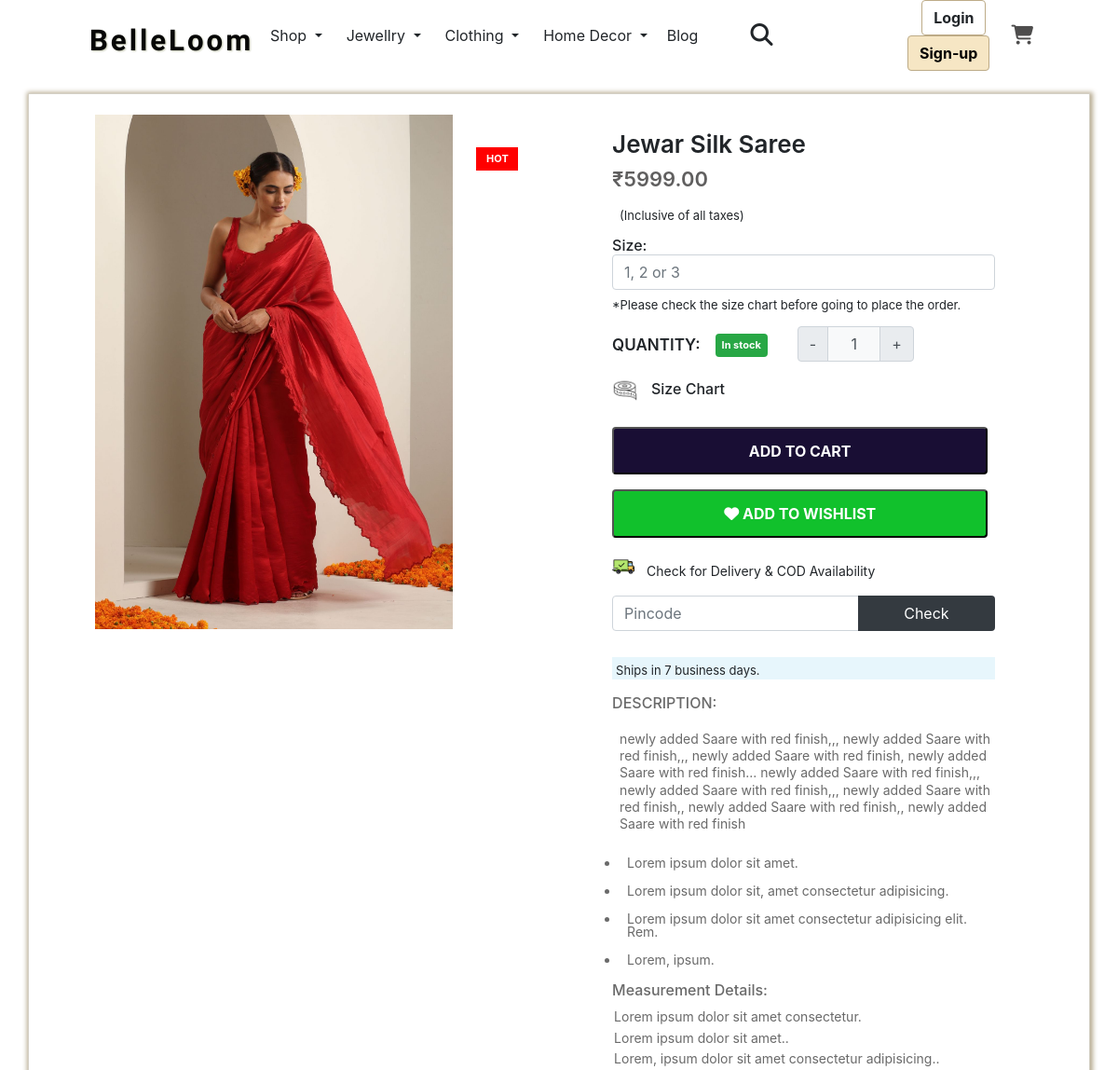
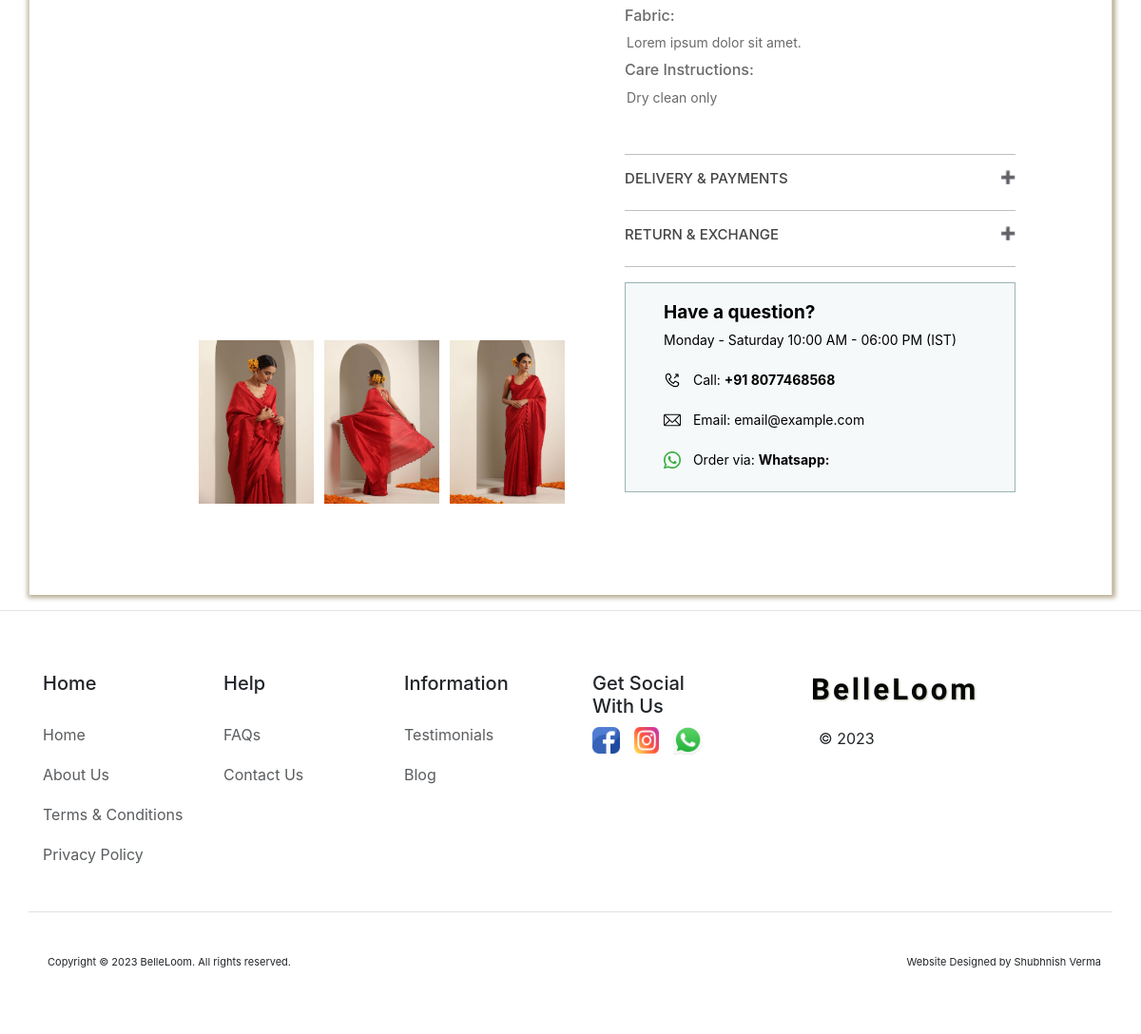
Screenshot of /category/Saree/Jewar-Silk-Saree with the database file from the repository (2 pictures, top to bottom).
### store/models.py (models this page shows, shortened)
class Products(models.Model):
    category = models.ForeignKey(Category, on_delete=models.CASCADE)
    slug = models.CharField(max_length=150, null=False, blank=False)
    Product_Name = models.CharField(max_length=150, null=False, blank=False)
    Original_Price = models.DecimalField(max_digits=10, decimal_places=2)
    Selling_Price = models.DecimalField(max_digits=10, decimal_places=2)
    Product_Image_Main = models.ImageField(upload_to="store/images", null=False , default="")
    Product_Image2 = models.ImageField(upload_to="store/images", null=False , default="")
    Product_Image3 = models.ImageField(upload_to="store/images", null=False , default="")
    Product_Image4 = models.ImageField(upload_to="store/images", null=False , default="")
    Product_Quantity = models.PositiveIntegerField(default=0)
    size = models.CharField(max_length=20, default="")
    Product_Small_Desc = models.CharField(max_length=250)
    Product_Desc = models.TextField(max_length=2000)
    status = models.BooleanField(default=False, help_text="0=default , 1=Hidden")
    trending = models.BooleanField(default=False, help_text="0=default , 1=Trending")
    tag = models.CharField(max_length=150, null=True, blank=True)
    meta_title = models.CharField(max_length=150)
    meta_keyword = models.CharField(max_length=150)
    meta_description = models.CharField(max_length=1000)
    created_at = models.DateTimeField(auto_now_add=True)

### SVFashion/views.py (the view)
# urls.py: path('category/<str:cate_slug>/<str:prod_slug>', views.SINGLEPRODUCT, name="productview" ),
def SINGLEPRODUCT(request, cate_slug, prod_slug):
    if (Category.objects.filter(slug=cate_slug, status=0)):
        if (Products.objects.filter(slug=prod_slug, status=0)):
            productsdata = Products.objects.filter(slug=prod_slug, status=0).first()
            data = {
                "productsdata" : productsdata
            }
            return render(request,"SinglePRODUCT.html", data)
        else:
            messages.error(request, "No such Product found")
            return redirect("/")
    else:
        messages.error(request, "No such Category found")
        return redirect("/")

### templates/SinglePRODUCT.html (shortened to what this page needs)
{% extends "base.html" %}
{% block section %}
<head>
    <link rel="stylesheet" type="text/css" href="/static/css/SinglePRODUCTS.css">
</head>
<section class="container product-data">
    <div class="left-images-products">
        {% if productsdata.tag %}
        <p class="product-viewtag fw-bold">{{productsdata.tag}}</p>
        {% endif %}
        <a href="/media/{{productsdata.Product_Image_Main}}" target="_blank"><img
                src="/media/{{productsdata.Product_Image_Main}}" alt=""></a>
    </div>
    <div class="left-images-products-after-stickyness row">
        <div class="d-flex">
            <a href="/media/{{productsdata.Product_Image2}}" target="_blank"><img
                    src="/media/{{productsdata.Product_Image2}}" alt=""></a>
            <a href="/media/{{productsdata.Product_Image3}}" target="_blank"><img
                    src="/media/{{productsdata.Product_Image3}}" alt=""></a>
            <a href="/media/{{productsdata.Product_Image4}}" target="_blank"><img
                    src="/media/{{productsdata.Product_Image4}}" alt=""></a>
        </div>
    </div>
    <div class="right-description-products">
        <h3>{{productsdata.Product_Name}}</h3>
        <h2>₹{{productsdata.Selling_Price}}</h2>
        <p>(Inclusive of all taxes)</p>
        <h6 class="size">Size:
            <input type="text" class="form-control" placeholder="1, 2 or 3" aria-label="size" name="sizeinput"
                aria-describedby="size">
            <p class="warn-message-for-size-selection p-0">*Please check the size chart before going to place the order.
            </p>
        </h6>
        <div class="d-flex">
            <label class="quantity">QUANTITY:
                {% if productsdata.Product_Quantity > 0 %}
                <span style="font-size: 11px; padding: 7px 7px; " class="badge bg-success mx-3 fw-bold">In stock</span>
                {% else %}
                <span style="font-size: 11px; padding: 7px 7px; " class="badge bg-danger mx-3 fw-bold">Out of
                    stock</span>
                {% endif %}
            </label>
            <div class="input-group text-center mb-3" style="width: 125px; margin-left: 1rem;">
                <button class="input-group-text decrement-btn" id="decrement-btn">-</button>
                <input type="text" name="product_qty" class="form-control text-center qnt-input bg-light" value="1">
                <button class="input-group-text increment-btn" id="increment-btn">+</button>
            </div>
        </div>
        <h6 id="sizeChartHiddenButton" style="cursor: pointer;max-width: 38%; padding: 0;"><img
                src="/static/img/measuring-tape.png" alt="Size-Inch-Tape"> Size Chart
        </h6>
        {% if productsdata.Product_Quantity > 0 %}
        <button id="pr{{productsdata.id}}" class="add-to-cart cart rounded col-md-12">ADD TO CART</button>
        {% endif %}
        <button class="wishlist rounded col-md-12"><i class="fa-solid fa-heart"></i> ADD TO WISHLIST</button>
        <div class="Delivery-COD-Availablity">
            <div class="d-flex">
                <img src="/static/img/shipped.png" alt="">
                <p>Check for Delivery & COD Availability</p>
            </div>
            <form method="POST">
                <div class="input-group mb-1">
                    <input type="text" class="form-control" placeholder="Pincode" id="inputPincode" aria-label="Pincode" name="pincode"
                        aria-describedby="Pincode">
                    <button class="btn px-5 bg-dark text-white" type="button" id="Pincode">Check</button>
                </div>
            </form>
            <div class="left-right-for-delivery-COD-Description">
                <div class="left-half-right-for-delivery">
                    <h3></h3>
                    <p class="delivery-cod-msg"></p>
                </div>
                <div class="right-half-right-for-COD">
                    <h3></h3>
                    <p class="delivery-cod-msg"></p>
                </div>
            </div>
        </div>
        <div>
            <p class="ships-in-business-days">Ships in 7 business days.</p>
        </div>
        <div class="description-state">
            <h6>DESCRIPTION:</h6>
            <p class="product-description-single-page">{{productsdata.Product_Desc}}</p>
            <ul>
                <li>
                    <p>Lorem ipsum dolor sit amet.</p>
                </li>
                <li>
                    <p>Lorem ipsum dolor sit, amet consectetur adipisicing.</p>
                </li>
                <li>
                    <p>Lorem ipsum dolor sit amet consectetur adipisicing elit. Rem.</p>
                </li>
                <li>
                    <p>Lorem, ipsum.</p>
                </li>
            </ul>
            <h6>Measurement Details:</h6>
            <p style="margin: 0; padding: 2px;">Lorem ipsum dolor sit amet consectetur.</p>
            <p style="margin: 0; padding: 2px;">Lorem ipsum dolor sit amet..</p>
            <p style="margin: 0; padding: 2px; padding-bottom: 10px;">Lorem, ipsum dolor sit amet consectetur
                adipisicing..</p>
            <h6>Fabric:</h6>
            <p style="margin: 0; padding: 2px; padding-bottom: 10px;">Lorem ipsum dolor sit amet.</p>
            <h6>Care Instructions:</h6>
            <p style="margin: 0; padding: 2px; padding-bottom: 10px;">Dry clean only</p>
            <br>
            <hr style="background-color: black;">
            <h5 class="collapsible">DELIVERY & PAYMENTS</h5>
            <hr style="background-color: black;">
            <h5 class="collapsible">RETURN & EXCHANGE</h5>
            <hr style="background-color: black;">
            <div class="question-in-purchasing">
                <h3>Have a question?</h3>
                <p>Monday - Saturday 10:00 AM - 06:00 PM (IST)</p>
                <div class="d-flex">
                    <img src="/static/img/phone.png">
                    <p>Call: <b>+91 8077468568</b></p>
                </div>
                <div class="d-flex">
                    <img src="/static/img/email.png">
                    <p>Email: email@example.com</p>
                </div>
                <div class="d-flex">
                    <img src="/static/img/whatsapp2.png">
                    <p>Order via: <b>Whatsapp:</b></p>
                </div>
            </div>
        </div>
    </div>
</section>
{% endblock %}

### static/css/rastyle.css (style rules this page uses)
body { width: 100%; height: 100%; background-color: rgb(255, 255, 255); position: relative; }

### rows the page displays
Products: tag "HOT", Product_Image_Main (picture), Product_Image2 (picture), Product_Image3 (picture), Product_Image4 (picture), Product_Name "Jewar Silk Saree", Selling_Price "5999.00", Product_Desc "newly added Saare with red finish,,, newly added Saare with red finish,,, newly added Saare with red finish, newly added Saare with red finish... newly added Saare with red finish,,, newly added Saare with red finish,,, newly added Saare with red finish,, newly added Saare with red finish,, newly added Saare with red finish"
